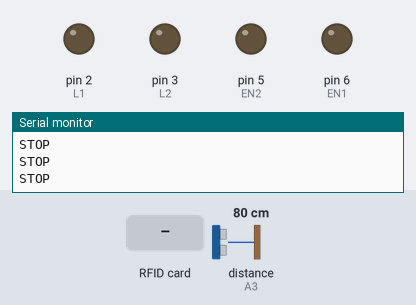
Bench run of a sketch on a simulated Arduino Uno, built with avr-gcc and run on an emulated ATmega328P. On the bench: output pins drawn as LEDs (lit = HIGH), the last lines printed to the serial monitor. The test bench sets the inputs (shaded band); at power-on: distance to the obstacle (sensor on A3) 80 cm. Pins used as bus, display or sensor lines are not drawn.

Above: at 1.2 s.
1.3 s: RFID card A3 AE 8F A6 held to the reader
At 2.6 s:
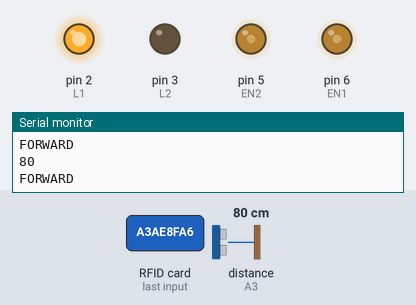
3.1 s: distance to the obstacle (sensor on A3) set to 27 cm
4.6 s: distance to the obstacle (sensor on A3) set to 22 cm
At 5.29 s:
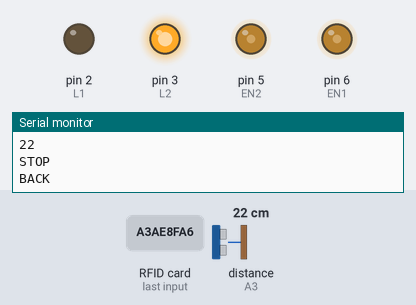
7.7 s: distance to the obstacle (sensor on A3) set to 35 cm
At 8.5 s:
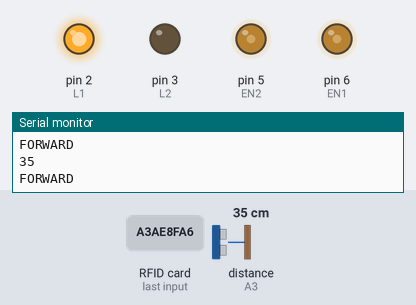
9.2 s: distance to the obstacle (sensor on A3) set to 2 cm
At 9.6 s:
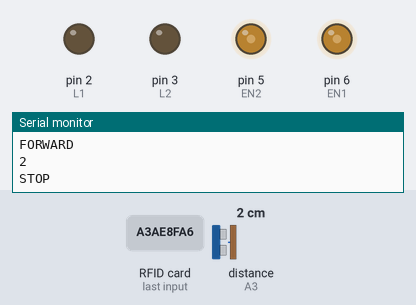
Timing chart, 0 to 13.3 s (numbered marks = the images above; inputs shaded):
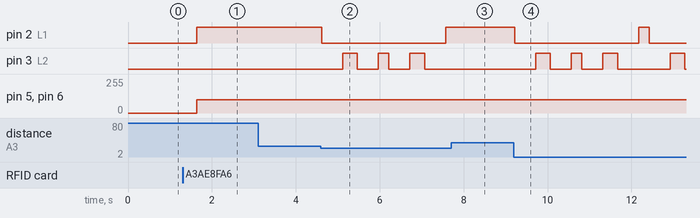

The sketch:

CarRfid.ino
```cpp
#include<UltraDistSensor.h>
#include <SPI.h>
#include <MFRC522.h>

#define SS_PIN 10
#define RST_PIN 9
MFRC522 mfrc522(SS_PIN, RST_PIN);

#define L1 2
#define R1 4
#define L2 3
#define R2 7
#define EN1 6
#define EN2 5

UltraDistSensor mysensor;
int distance;
const int km = 100;
int minDistance = 25;
String rfidTag;
int r = 0;
//53235b0e  //a3ae8fa6

void moveForward() {
  analogWrite(EN1, km);
  analogWrite(EN2, km);
  digitalWrite(L2, LOW);
  digitalWrite(R2, LOW);
  digitalWrite(L1, HIGH);
  digitalWrite(R1, HIGH);
  Serial.println("FORWARD");
}
void back() {
  analogWrite(EN1, km);
  analogWrite(EN2, km);
  digitalWrite(L2, HIGH);
  digitalWrite(R2, HIGH);
  digitalWrite(L1, LOW);
  digitalWrite(R1, LOW);
  Serial.println("BACK");
  delay(350);
}
void turnRight() {
  analogWrite(EN1, km);
  analogWrite(EN2, km);
  digitalWrite(L2, HIGH);
  digitalWrite(R2, LOW);
  digitalWrite(L1, LOW);
  digitalWrite(R1, HIGH);
  Serial.println("RIGHT");
  delay(250);
}
void turnLeft() {
  analogWrite(EN1, km);
  analogWrite(EN2, km);
  digitalWrite(L2, LOW);
  digitalWrite(R2, HIGH);
  digitalWrite(L1, HIGH);
  digitalWrite(R1, LOW);
  Serial.println("LEFT");
  delay(250);
}
void stopCar() {
  digitalWrite(L2, LOW);
  digitalWrite(R2, LOW);
  digitalWrite(L1, LOW);
  digitalWrite(R1, LOW);
  Serial.println("STOP");
  delay(500);
}
void obstacle() {
  distance = mysensor.distanceInCm();
  Serial.println(distance);
  if (distance < minDistance) {
    stopCar();
    back();
    stopCar();
    if (r == 0) {
      turnRight();
      r = 1;
    }
    else {
      turnLeft();
      r = 0;
    }
    obstacle();
  }
  else {
    moveForward();
  }
}
void setup() {
  Serial.begin(9600);
  SPI.begin();
  mfrc522.PCD_Init();
  pinMode(EN1, OUTPUT);
  pinMode(EN2, OUTPUT);
  pinMode(L1, OUTPUT);
  pinMode(R1, OUTPUT);
  pinMode(L2, OUTPUT);
  pinMode(R2, OUTPUT);
  mysensor.attach(A2, A3);
  Serial.println("Car Started!");
  Serial.println("Ready to Read");
}

void loop() {
  if (mfrc522.PICC_IsNewCardPresent() && mfrc522.PICC_ReadCardSerial()) {
    rfidTag = "";
    for (byte i = 0; i < mfrc522.uid.size; i++) {
      rfidTag.concat(String(mfrc522.uid.uidByte[i] < 0x10 ? "0" : ""));
      rfidTag.concat(String(mfrc522.uid.uidByte[i], HEX));
    }
    Serial.println(rfidTag);
  }
  rfidTag.toUpperCase();
  if (rfidTag == "A3AE8FA6") {
    obstacle();
  }
  else if("53235B0E"){
    stopCar();
  }
}
```

Measured:
- the behaviour switches between 25 and 24 cm on distance to the obstacle (sensor on A3) (found by bisection; images 1 and 2)
- after the input at 1.3 s, pin 2 (L1): LOW → HIGH after 0.34 s; pin 5 (EN2), pin 6 (EN1): 0/255 → 100/255 after 0.34 s
- after the input at 4.6 s, pin 2 (L1): HIGH → LOW at once, → HIGH 3.0 s later; pin 3 (L2): goes HIGH 0.35 s, LOW 0.50 s, HIGH 0.25 s, LOW 0.50 s, HIGH 0.35 s, then LOW, starting after 0.52 s
- after the input at 7.7 s, pin 2 (L1): stays HIGH (without the input it goes to LOW after 0.12 s); pin 3 (L2): stays LOW (without the input it goes to HIGH after 0.62 s)
- after the input at 9.2 s, pin 2 (L1): HIGH → LOW at once, → HIGH 3.0 s later, → LOW 0.25 s later; pin 3 (L2): LOW → HIGH after 0.52 s, → LOW 0.35 s later, → HIGH 0.50 s later, → LOW 0.25 s later, … (8 changes in this stretch)
